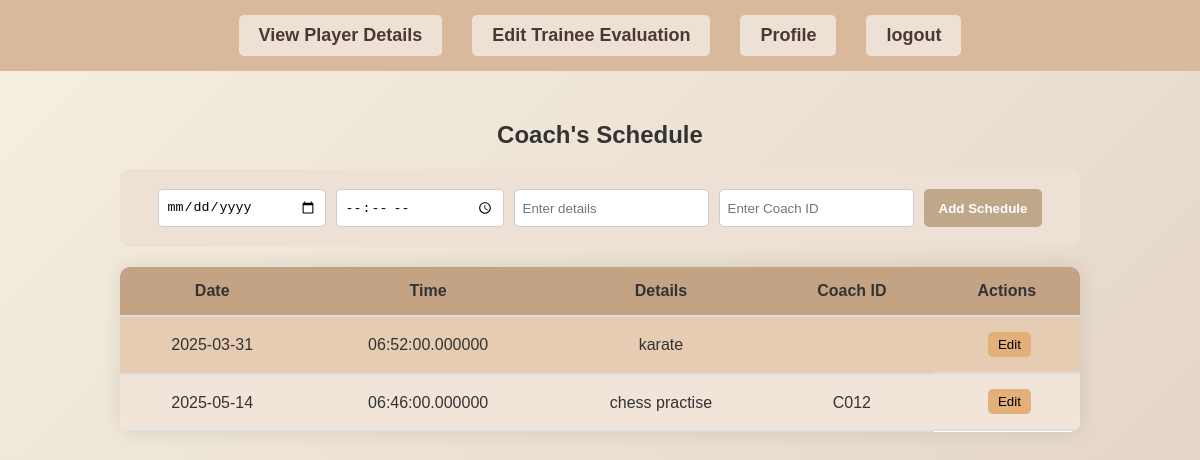
Screenshot of /Coach_Schedule.php with the database file from the repository.
### tables this page shows
CREATE TABLE IF NOT EXISTS `tblschedule` (
  `SchID` int NOT NULL AUTO_INCREMENT,
  `Dtls` varchar(100) NOT NULL,
  `Time` time(6) NOT NULL,
  `Date` date NOT NULL,
  `CID` varchar(10) NOT NULL,
  PRIMARY KEY (`SchID`),
  UNIQUE KEY `CID` (`CID`)
);

### Coach_Schedule.php (the view, shortened to what this page needs)
<!DOCTYPE html>
<html lang="en">
<head>
</head>
<body>
    <div class="navbar">
        <a href="Viewplayer.php">View Player Details</a>
        <a href="Edit trainee.html">Edit Trainee Evaluation</a>
        <a href="coachprofile.php">Profile</a>
        <a href="logout.php">logout</a>
    </div>
    <div class="container">
        <h2>Coach's Schedule</h2>
        <?php
        $host = "localhost";
        $user = "root";
        $pass = "";
        $dbname = "legacy_db";
        $conn = new mysqli($host, $user, $pass, $dbname);
        ?>
        <form method="POST" action="Coach_Schedule.php" class="add-form">
            <input type="date" name="txtDate" required>
            <input type="time" name="txtTime" required>
            <input type="text" name="txtDetails" placeholder="Enter details" required>
            <input type="text" name="txtCID" placeholder="Enter Coach ID" required>
            <button type="submit" name="btnSubmit" class="btn add-btn">Add Schedule</button>
        </form>
        <table>
            <thead>
                <tr>
                    <th>Date</th>
                    <th>Time</th>
                    <th>Details</th>
                    <th>Coach ID</th>
                    <th>Actions</th>
                </tr>
            </thead>
            <tbody>
                <?php
                $sql = "SELECT * FROM tblschedule ORDER BY Date ASC, Time ASC";
                $result = $conn->query($sql);
                if ($result->num_rows > 0) {
                    while ($row = $result->fetch_assoc()) {
                        echo "<tr>
                            <td>{$row['Date']}</td>
                            <td>{$row['Time']}</td>
                            <td>{$row['Dtls']}</td>
                            <td>{$row['CID']}</td>
                            <td class='action-cell'>
                                <form method='POST' action='Coach_Schedule.php' style='display:inline;'>
                                    <input type='hidden' name='schID' value='{$row['SchID']}'>
                                    <input type='hidden' name='txtDetails' value='{$row['Dtls']}'>
                                    <input type='hidden' name='txtDate' value='{$row['Date']}'>
                                    <input type='hidden' name='txtTime' value='{$row['Time']}'>
                                </form>
                                <button onclick='openEditModal(
                                    \"{$row['SchID']}\",
                                    \"{$row['Date']}\",
                                    \"{$row['Time']}\",
                                    \"{$row['Dtls']}\"
                                )' class='btn edit-btn'>Edit</button>
                            </td>
                        </tr>";
                    }
                } else {
                    echo "<tr><td colspan='5'>No schedules found</td></tr>";
                }
                ?>
            </tbody>
        </table>
    </div>
</body>
</html>

### Coach_Schedule.php (style rules this page uses)
body { font-family: Arial, sans-serif; background: linear-gradient(135deg, #f5f0e1, #e4d6c8); color: #333; text-align: center; margin: 0; padding: 0; }
.navbar { background: #d9b99b; padding: 15px; display: flex; justify-content: center; gap: 30px; }
.navbar a { text-decoration: none; color: #4b3832; font-weight: bold; font-size: 18px; padding: 10px 20px; background: #ede0d4; border-radius: 5px; transition: 0.3s; }
.container { margin: 50px auto; width: 80%; }
table { width: 100%; border-collapse: collapse; background: #ffffff; color: #333; border-radius: 10px; overflow: hidden; box-shadow: 0 0 20px rgba(0, 0, 0, 0.1); }
th, td { padding: 15px; text-align: center; border-bottom: 2px solid #ddd; }
th { background: #c3a384; color: #333; }
tr:nth-child(even) { background: #f0e5d8; }
tr:nth-child(odd) { background: #e6ccb2; }
.btn { padding: 5px 10px; border: none; cursor: pointer; border-radius: 5px; transition: 0.3s; }
.edit-btn { background: #e4b07a; }
.add-form { margin: 20px auto; padding: 20px; background: #ede0d4; border-radius: 10px; display: flex; justify-content: center; gap: 10px; flex-wrap: wrap; }
.add-form input, .add-form select { padding: 8px; border: 1px solid #ccc; border-radius: 5px; min-width: 150px; }
.add-btn { background: #bfa78a; color: white; font-weight: bold; padding: 8px 15px; }
.action-cell { display: flex; gap: 5px; justify-content: center; }

### rows the page displays
tblschedule: Date "2025-03-31", Time "06:52:00.000000", Dtls "karate"
tblschedule: Date "2025-05-14", Time "06:46:00.000000", Dtls "chess practise", CID "C012"
